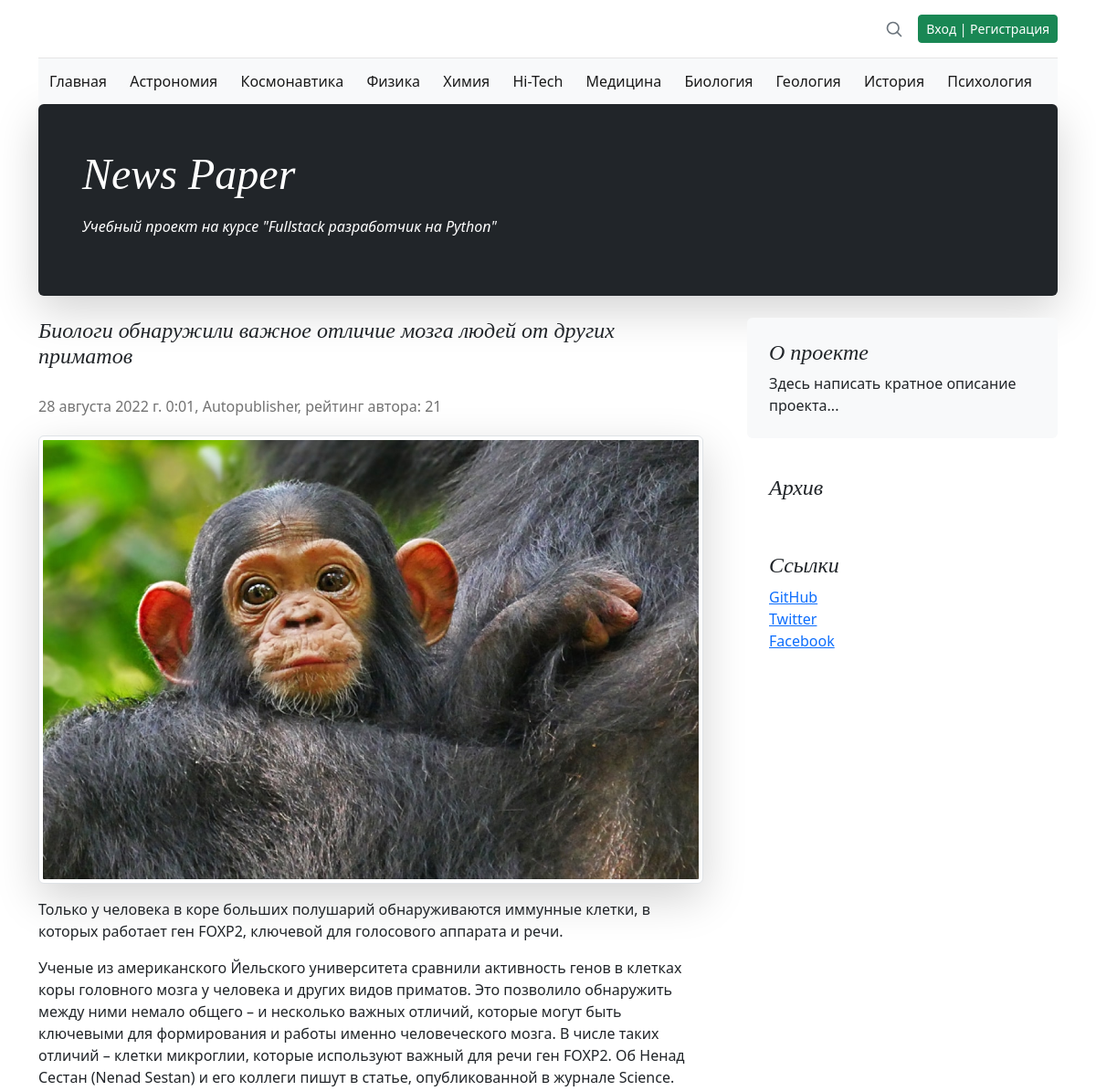
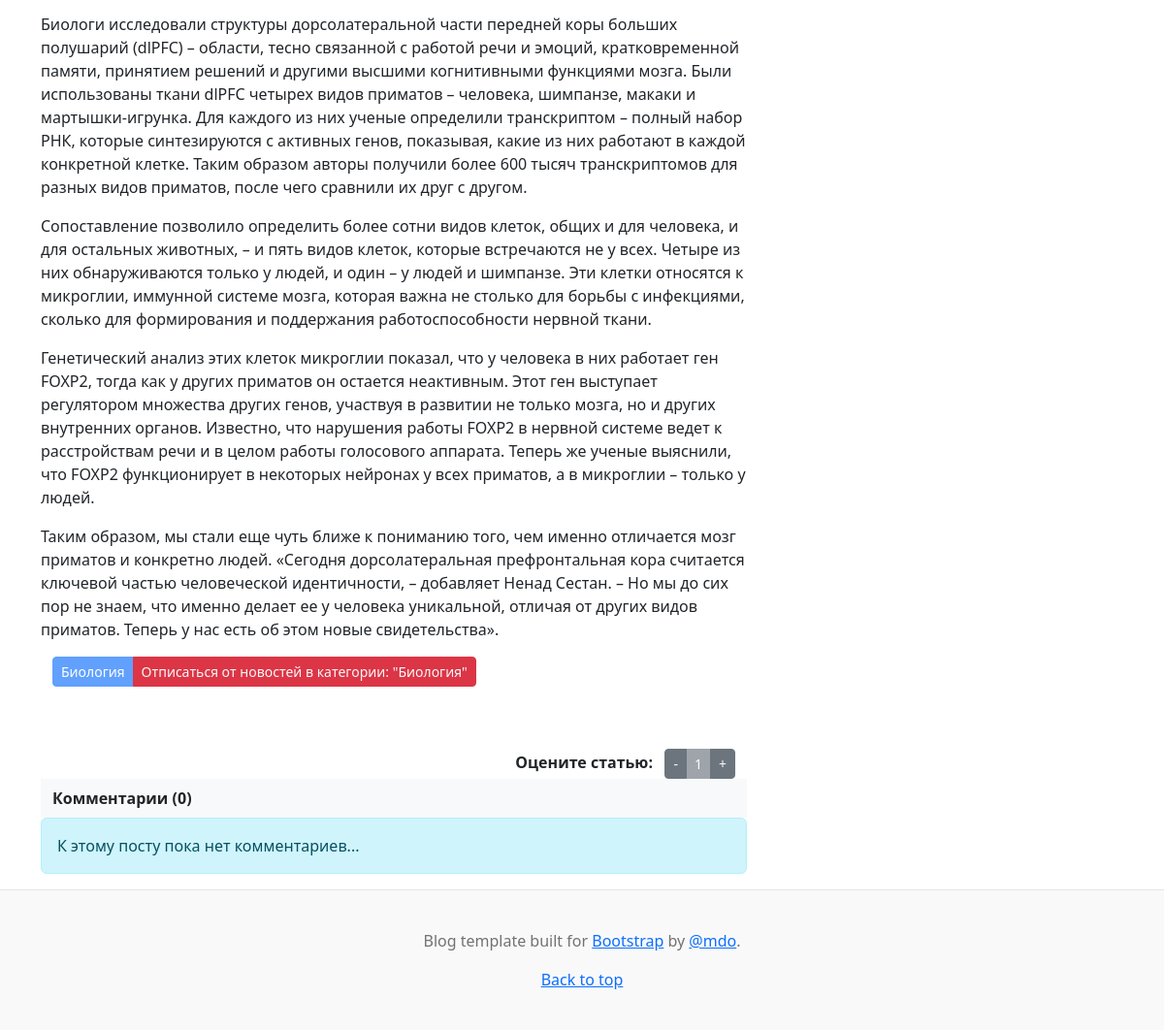
The app's page /125/ with its own data (2 pictures, top to bottom).
### news/models.py (models this page shows, shortened)
class Category(models.Model):
    name = models.CharField(
        max_length=64,
        unique=True,
        verbose_name='Имя категории',
    )
    subscribers = models.ManyToManyField(
        User,
        through='CatSubscribers',
        blank=True,
        verbose_name='Подписчик',
    )
    class Meta:
        verbose_name = 'Категория'
        verbose_name_plural = 'Категории'

class Post(models.Model):
    author_post = models.ForeignKey(
        Author,
        on_delete=models.CASCADE,
        verbose_name='Автор',
    )
    ARTICLE = 'ART'
    NEWS = 'NWS'
    CHOICE_CAT = [
        (ARTICLE, 'Статья'),
        (NEWS, 'Новость'),
    ]
    type_cat = models.CharField(
        max_length=3,
        choices=CHOICE_CAT,
        default=ARTICLE,
        verbose_name='Тип контента',
    )
    date_pub = models.DateTimeField(
        auto_now_add=True,
        verbose_name='Дата публикации',
    )
    post_cat = models.ManyToManyField(
        Category,
        through='PostCategory',
        verbose_name='Категория',
    )
    name = models.CharField(
        max_length=128,
        verbose_name='Название',
    )
    content = models.TextField(
        verbose_name='Контент',
    )
    content_rate = models.SmallIntegerField(
        default=0,
        verbose_name='Рейтинг',
    )
    content_image = models.ImageField(
        upload_to='images',
        verbose_name='Изображение',
        default='no_image.jpg',
    )
    class Meta:
        verbose_name = 'Пост'
        verbose_name_plural = 'Посты'

class Author(models.Model):
    author_user = models.OneToOneField(
        User,
        on_delete=models.CASCADE,
        verbose_name='Имя',
    )
    author_rate = models.SmallIntegerField(
        default=0,
        verbose_name='Рейтинг',
    )
    def __str__(self):
        return self.author_user.username
    class Meta:
        verbose_name = 'Автор'
        verbose_name_plural = 'Авторы'

class PostCategory(models.Model):
    post = models.ForeignKey(
        Post,
        on_delete=models.CASCADE,
        verbose_name='Пост',
    )
    cat = models.ForeignKey(
        Category,
        on_delete=models.CASCADE,
        verbose_name='Категория',
    )
    class Meta:
        verbose_name = 'Категория'
        verbose_name_plural = 'Категории'

### news/views.py (the view)
# urls.py: path('<int:pk>/', PostDetails.as_view(), name='detail'),
class PostDetails(DetailView):
    queryset = Post.objects.all().select_related()
    template_name = 'detail.html'
    context_object_name = 'content'
    def get_object(self, *args, **kwargs):
        obj = cache.get(f'post-{self.kwargs["pk"]}', None)
        if not obj:
            obj = super().get_object(queryset=self.queryset)
            cache.get(f'post-{self.kwargs["pk"]}', obj)
        return obj
    def get_context_data(self, **kwargs):
        context = super().get_context_data(**kwargs)
        context['category'] = cache_categories()
        context['comments'] = Comment.objects.select_related().filter(
            post_id=self.kwargs['pk']
        )
        context['post_category'] = PostCategory.objects.filter(
            post_id=self.object.pk
        ).select_related()
        context['is_subscribed'] = Category.objects.filter(
            subscribers=self.request.user.id
        ).values_list('name', flat=True)
        return context

### news/templatetags/censor.py (called while the page is built)
@register.filter()
def censor(in_text):
    censured_text = in_text
    with open('static/json/bad_words.json', 'r') as censor_file:
        bad_text = json.load(censor_file)
    for word in censured_text.split():
        if word.lower() in bad_text:
            censured_text = censured_text.replace(
                word,
                f'{word[0]}{"*" * (len(word) - 1)}'
            )
    return censured_text

### news/views.py (called while the page is built)
def cache_categories(time_cache=3600):
    return cache.get_or_set(
        'category',
        Category.objects.all(),
        time_cache
    )

### templates/detail.html (shortened to what this page needs)
{% extends 'default.html' %}
{% load i18n %}
{% load censor %}
{% block content %}
    <article class="blog-post">
        <h4 class="pb-1 mb-4 fst-italic">
            {{ content.name|censor }}
        </h4>
        <p class="blog-post-meta">
            {{ content.date_pub }}, {{ content.author_post }}, рейтинг автора: {{ content.author_post.author_rate }}
        </p>
        <img class="img-fluid  img-thumbnail shadow-lg" src="{{ content.content_image.url }}" alt="{{ content.name|censor }}">
        <p>{{ content.content|censor|safe }}</p>
        {% for cat in post_category %}
            {% if cat.cat.name not in is_subscribed %}
                <div class="container text-start">
                    <div class="btn-group btn-group-sm" role="group">
                        <button type="button" class="btn btn-primary disabled">{{ cat.cat.name }}</button>
                        <button type="button" class="btn btn-success">
                            <a class="text-decoration-none text-light" href="/subscribe_cat/{{ cat.cat_id }}/">Подписаться на новости в категории: "{{ cat.cat.name }}"</a>
                        </button>
                    </div>
                </div>
            {% elif cat.cat.name in is_subscribed %}
                <div class="container text-start">
                    <div class="btn-group btn-group-sm" role="group">
                        <button type="button" class="btn btn-primary disabled">{{ cat.cat.name }}</button>
                        <button type="button" class="btn btn-danger">
                            <a class="text-decoration-none text-light" href="/unsubscribe_cat/{{ cat.cat_id }}/">Отписаться от новостей в категории: "{{ cat.cat.name }}"</a>
                        </button>
                    </div>
                </div>
            {% endif %}
        {% endfor %}
    </article>
    <div class="container text-end">
        <span class="fw-bolder">Оцените статью: &nbsp;</span>
        <div class="btn-group btn-group-sm" role="group">
            <button type="button" class="btn btn-secondary">
                <a class="text-decoration-none text-light" href="/dislike_post/{{ content.id }}/">-</a>
            </button>
            <button type="button" class="btn btn-secondary disabled">{{ content.content_rate }}</button>
            <button type="button" class="btn btn-secondary">
                <a class="text-decoration-none text-light" href="/like_post/{{ content.id }}/">+</a>
            </button>
        </div>
    </div>
    <nav class="navbar bg-light">
        <div class="container-fluid fw-semibold">
            Комментарии ({{ comments.count }})
        </div>
    </nav>
    {% if not comments %}
        <div class="alert alert-info fw-normal" role="alert">
            К этому посту пока нет комментариев...
        </div>
    {% endif %}
{% endblock content %}

### templates/default.html (shortened to what this page needs)
<!doctype html>
<html lang="ru">
  <head>
    {% load static %}
    <link href="{% static 'css/bootstrap.min.css' %}" rel="stylesheet">
    <link href="{% static 'css/blog.rtl.css' %}" rel="stylesheet">
    <link href="{% static 'css/styles.css' %}" rel="stylesheet">
  </head>
  <body>
    <div class="container">
      <header class="blog-header lh-1 py-3">
        <div class="row flex-nowrap justify-content-between align-items-center">
          <div class="col-4 pt-1">
          </div>
          <div class="col-4 d-flex justify-content-end align-items-center">
            <a class="link-secondary" href="{% url 'news:search' %}" aria-label="Search">
              <svg xmlns="http://www.w3.org/2000/svg" width="20" height="20" fill="none" stroke="currentColor" stroke-linecap="round" stroke-linejoin="round" stroke-width="2" class="mx-3" role="img" viewBox="0 0 24 24"><title>Search</title><circle cx="10.5" cy="10.5" r="7.5"/><path d="M21 21l-5.2-5.2"/></svg>
            </a>
              {% if user.id %}
                <a class="btn btn-sm btn-danger" href="/accounts/logout/">Выход</a>
              {% else %}
                <a class="btn btn-sm btn-success" href="/accounts/login/">Вход | Регистрация</a>
              {% endif %}
          </div>
        </div>
      </header>
      <nav class="navbar bg-light">
        <div class="container-fluid">
          <a class="navbar-brand fs-6" href="{% url 'news:index' %}">Главная</a>
          {% for item in category %}
            <a class="navbar-brand fs-6" href="{% url 'news:category' item.id %}">{{ item.name }}</a>
          {% endfor %}
        </div>
      </nav>
    </div>
    <main class="container">
      <div class="p-4 p-md-5 mb-4 rounded text-bg-dark shadow-lg">
        <div class="col-md-6 px-0">
          <h1 class="display-4 fst-italic">News Paper</h1>
            <p class="lead-3 my-3 fst-italic">Учебный проект на курсе "Fullstack разработчик на Python"</p>
        </div>
      </div>
      <div class="row g-5">
        <div class="col-md-8">
            {% block content %}{% endblock content %}
        </div>
        <div class="col-md-4">
          <div class="position-sticky" style="top: 2rem;">
            <div class="p-4 mb-3 bg-light rounded">
              <h4 class="fst-italic">О проекте</h4>
              <p class="mb-0">
                  Здесь написать кратное описание проекта...
              </p>
            </div>
            <div class="p-4">
              <h4 class="fst-italic">Архив</h4>
            </div>
            <div class="p-4">
              <h4 class="fst-italic">Ссылки</h4>
              <ol class="list-unstyled">
                <li><a href="#">GitHub</a></li>
                <li><a href="#">Twitter</a></li>
                <li><a href="#">Facebook</a></li>
              </ol>
            </div>
          </div>
        </div>
      </div>
    </main>
    <footer class="blog-footer">
      <p>Blog template built for <a target="_blank" href="https://getbootstrap.com/">Bootstrap</a> by <a href="https://twitter.com/mdo">@mdo</a>.</p>
      <p><a href="#">Back to top</a></p>
    </footer>
  </body>
</html>

### static/css/blog.rtl.css (style rules this page uses)
.blog-header { border-bottom: 1px solid #e5e5e5; }
h1, h2, h3, h4, h5, h6 { font-family: Amiri, Georgia, "Times New Roman", serif; }
.display-4 { font-size: 2.5rem; }
@media (min-width: 768px) { .display-4 { font-size: 3rem; } }
.blog-post { margin-bottom: 4rem; }
.blog-post-meta { margin-bottom: 1.25rem; color: #727272; }
.blog-footer { padding: 2.5rem 0; color: #727272; text-align: center; background-color: #f9f9f9; border-top: .05rem solid #e5e5e5; }
.blog-footer p:last-child { margin-bottom: 0; }

### records on screen
Category: name "Астрономия"
Category: name "Космонавтика"
Category: name "Физика"
Category: name "Химия"
Category: name "Hi-Tech"
Category: name "Медицина"
Category: name "Биология"
Category: name "Геология"
Category: name "История"
Category: name "Психология"
Post: name|censor "Биологи обнаружили важное отличие мозга людей от других приматов", date_pub "28 августа 2022 г. 0:01", author_post "Autopublisher", author_post.author_rate "21", content_image (picture), content|censor "Только у человека в коре больших полушарий обнаруживаются иммунные клетки, в которых работает ген FOXP2, ключевой для голосового аппарата и речи. Ученые из американского Йельского университета сравнили активность генов в клетках коры головного мозга у человека и других видов приматов. Это позволило обнаружить между ними немало общего – и несколько важных отличий, которые могут быть ключевыми для формирования и работы именно человеческого мозга. В числе таких отличий – клетки микроглии, которые используют важный для речи ген FOXP2. Об Ненад Сестан (Nenad Sestan) и его коллеги пишут в статье, опубликованной в журнале Science. Биологи исследовали структуры дорсолатеральной части передней коры…", content_rate "1"
PostCategory: cat.name "Биология"

### other values on screen
{{ comments.count }} "0"
